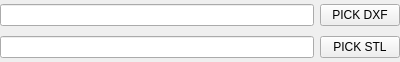
<?xml version="1.0" encoding="UTF-8"?>
<ui version="4.0">
 <class>DXForSTLFilePicker</class>
 <widget class="QWidget" name="DXForSTLFilePicker">
  <property name="geometry">
   <rect>
    <x>0</x>
    <y>0</y>
    <width>400</width>
    <height>62</height>
   </rect>
  </property>
  <property name="windowTitle">
   <string>Form</string>
  </property>
  <layout class="QGridLayout" name="gridLayout">
   <property name="leftMargin">
    <number>0</number>
   </property>
   <property name="topMargin">
    <number>0</number>
   </property>
   <property name="rightMargin">
    <number>0</number>
   </property>
   <property name="bottomMargin">
    <number>0</number>
   </property>
   <item row="1" column="0">
    <layout class="QVBoxLayout" name="verticalLayout">
     <item>
      <layout class="QVBoxLayout" name="verticalLayout_2">
       <item>
        <layout class="QHBoxLayout" name="horizontalLayout">
         <item>
          <widget class="QLineEdit" name="dxfLineEdit"/>
         </item>
         <item>
          <widget class="QPushButton" name="selectDXFButton">
           <property name="text">
            <string>PICK DXF</string>
           </property>
          </widget>
         </item>
        </layout>
       </item>
      </layout>
     </item>
    </layout>
   </item>
   <item row="2" column="0">
    <layout class="QVBoxLayout" name="verticalLayout_3">
     <item>
      <layout class="QHBoxLayout" name="horizontalLayout_2">
       <item>
        <widget class="QLineEdit" name="stlLineEdit"/>
       </item>
       <item>
        <widget class="QPushButton" name="selectSTLButton">
         <property name="text">
          <string>PICK STL</string>
         </property>
        </widget>
       </item>
      </layout>
     </item>
    </layout>
   </item>
  </layout>
 </widget>
 <resources/>
 <connections/>
</ui>
